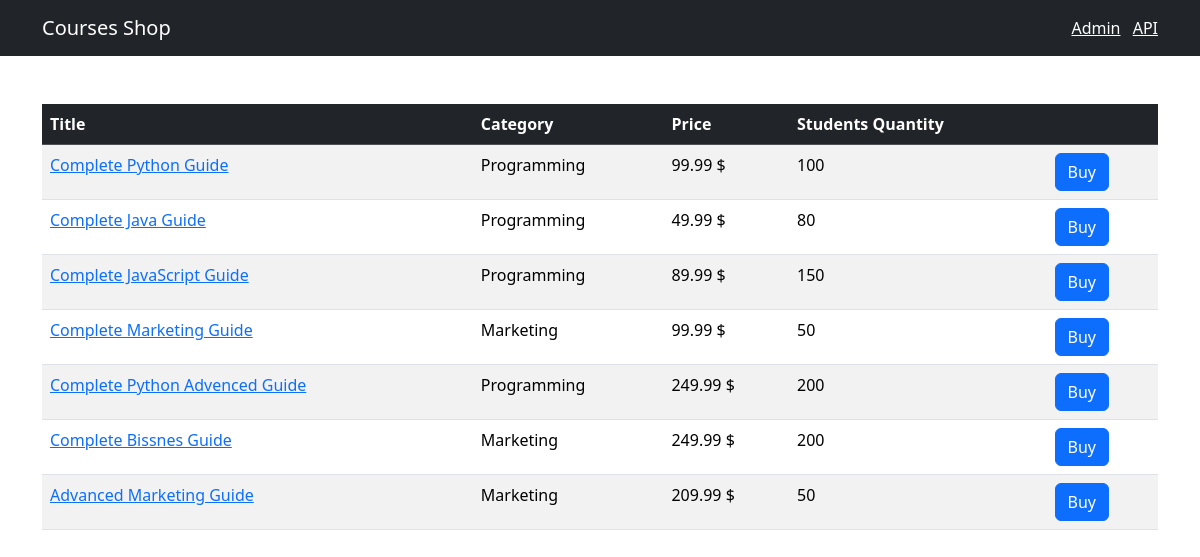
The page / on the database its author committed.
### shop/models.py (models this page shows, shortened)
class Course(models.Model):
    title = models.CharField(max_length=300)
    price = models.FloatField()
    students_qty = models.IntegerField()
    reviews_qty = models.IntegerField()
    category = models.ForeignKey(Category, on_delete=models.CASCADE)
    created_at = models.DateTimeField(default=timezone.now)

class Category(models.Model):
    title = models.CharField(max_length=255)
    created_at = models.DateTimeField(default=timezone.now)
    def __str__(self):
        return self.title

### shop/views.py (the view)
# urls.py: path('', include(api.urls), name='index'),
def index(reqest):
    courses = Course.objects.all()
    return render(reqest, 'shop/courses.html', context={'courses': courses})

### templates/shop/courses.html (shortened to what this page needs)
{% extends 'bace.html' %}
{% block content %}
    <table class="table mt-5 table-border table-striped table-hover">
        <thead class="table-dark">
        <tr>
            <th>Title</th>
            <th>Category</th>
            <th>Price</th>
            <th>Students Quantity</th>
            <th></th>
        </tr>
        </thead>
        <tbody>
        {% for course in courses %}
            <tr>
                <td>
                    <a href={% url "shop:single_course" course.id %}>{{ course.title }}</a>
                </td>
                <td>{{ course.category }}</td>
                <td>{{ course.price }} $</td>
                <td>{{ course.students_qty }}</td>
                <td>
                    <button class="btn btn-primary">Buy</button>
                </td>
            </tr>
        {% endfor %}
        </tbody>
    </table>
{% endblock %}

### templates/bace.html (shortened to what this page needs)
<!doctype html>
<html lang="en">
<head>
    <link href="https://cdn.jsdelivr.net/npm/bootstrap@5.3.3/dist/css/bootstrap.min.css" rel="stylesheet"
>
</head>
<body>
<nav class="navbar navbar-dark bg-dark">
    <div class="container">
        <a href="{% url "shop:index" %}" class="navbar-brand">Courses Shop</a>
        <span class="navbar-text">
                <a href="/admin/" class="me-2" target="_blank">Admin</a>
                <a href="/api/v1/" target="_blank">API</a>
            </span>
    </div>
</nav>
<main class="container">
    {% block content %}
    {% endblock %}
</main>
</body>
</html>

### rows shown on the page
Course: title "Complete Python Guide", category "Programming", price "99.99", students_qty "100"
Course: title "Complete Java Guide", category "Programming", price "49.99", students_qty "80"
Course: title "Complete JavaScript Guide", category "Programming", price "89.99", students_qty "150"
Course: title "Complete Marketing Guide", category "Marketing", price "99.99", students_qty "50"
Course: title "Complete Python Advenced Guide", category "Programming", price "249.99", students_qty "200"
Course: title "Complete Bissnes Guide", category "Marketing", price "249.99", students_qty "200"
Course: title "Advanced Marketing Guide", category "Marketing", price "209.99", students_qty "50"
